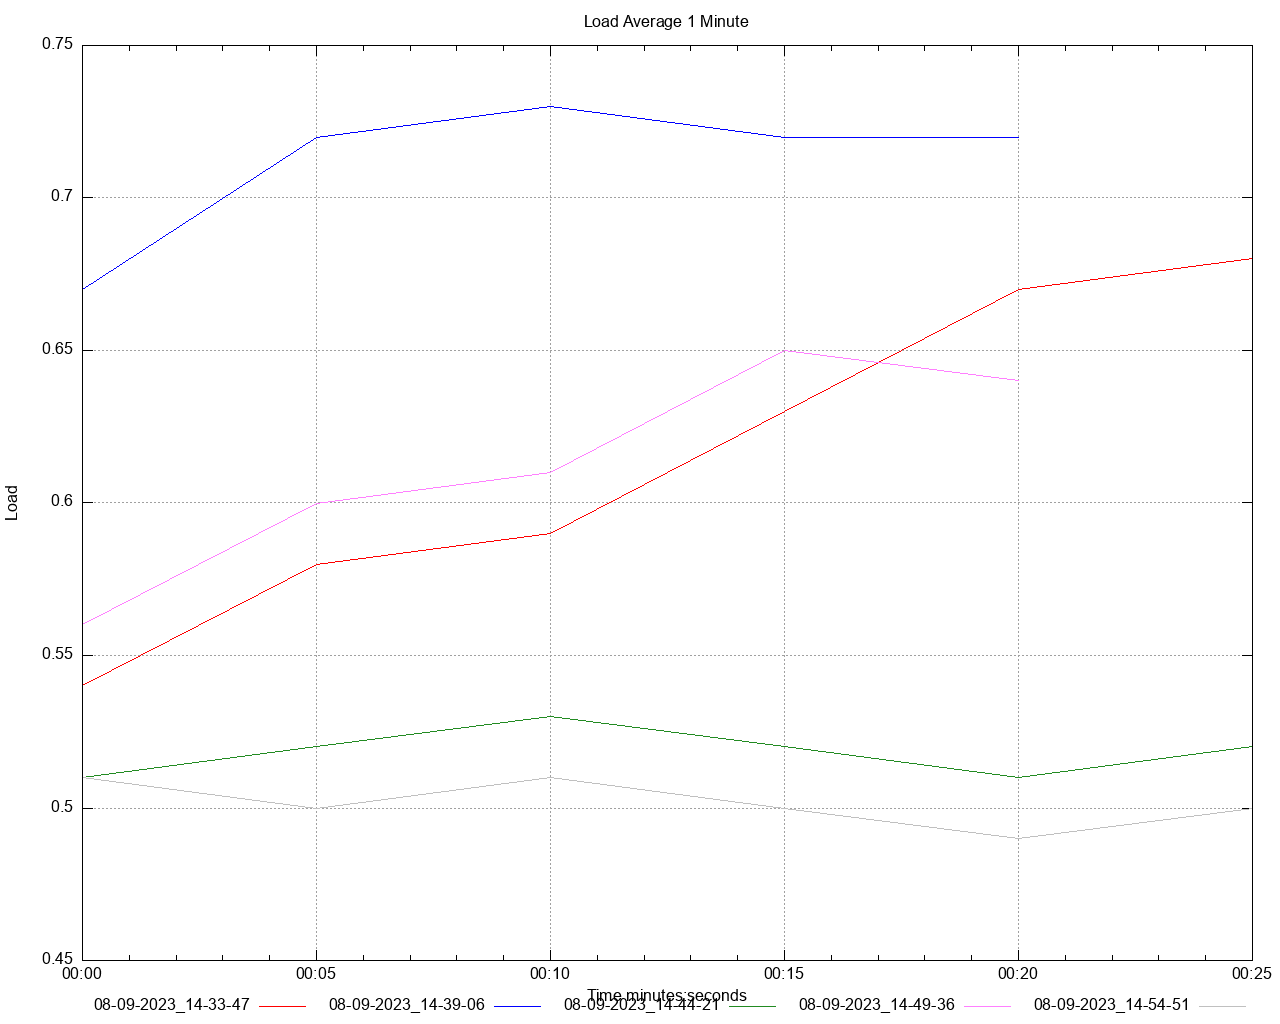

Write the gnuplot code that produced this figure.
set title 'Load Average 1 Minute' noenhanced
set style data lines
set datafile separator ","
set terminal png size 1280,1024
set grid
set key below
set xdata time
set timefmt "%s"
offset = 0
t0(x)=(offset=($0==0) ? x : offset, x - offset)
set xlabel 'Time minutes:seconds'
set ylabel 'Load'
set output '/Users/gbarnett/git/hazelcast-simulator/atomiclong-3node-member/atomicreference/dstat/load_average_1m_A3.png'
plot \
   '/Users/gbarnett/git/hazelcast-simulator/atomiclong-3node-member/atomicreference/data/load_average_1m_A3_1.data' using (t0(timecolumn(1))):2 title "08-09-2023_14-33-47" noenhanced lt rgb "red", \
   '/Users/gbarnett/git/hazelcast-simulator/atomiclong-3node-member/atomicreference/data/load_average_1m_A3_2.data' using (t0(timecolumn(1))):2 title "08-09-2023_14-39-06" noenhanced lt rgb "blue", \
   '/Users/gbarnett/git/hazelcast-simulator/atomiclong-3node-member/atomicreference/data/load_average_1m_A3_3.data' using (t0(timecolumn(1))):2 title "08-09-2023_14-44-21" noenhanced lt rgb "forest-green", \
   '/Users/gbarnett/git/hazelcast-simulator/atomiclong-3node-member/atomicreference/data/load_average_1m_A3_4.data' using (t0(timecolumn(1))):2 title "08-09-2023_14-49-36" noenhanced lt rgb "orchid", \
   '/Users/gbarnett/git/hazelcast-simulator/atomiclong-3node-member/atomicreference/data/load_average_1m_A3_5.data' using (t0(timecolumn(1))):2 title "08-09-2023_14-54-51" noenhanced lt rgb "grey", \
